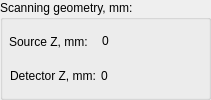
                    <widget class="QGroupBox" name="groupBox_13">
                     <property name="sizePolicy">
                      <sizepolicy hsizetype="Preferred" vsizetype="Fixed">
                       <horstretch>0</horstretch>
                       <verstretch>0</verstretch>
                      </sizepolicy>
                     </property>
                     <property name="minimumSize">
                      <size>
                       <width>0</width>
                       <height>65</height>
                      </size>
                     </property>
                     <property name="maximumSize">
                      <size>
                       <width>180</width>
                       <height>16777215</height>
                      </size>
                     </property>
                     <property name="title">
                      <string>Scanning geometry, mm:</string>
                     </property>
                     <layout class="QVBoxLayout" name="verticalLayout_11">
                      <property name="spacing">
                       <number>4</number>
                      </property>
                      <property name="leftMargin">
                       <number>6</number>
                      </property>
                      <property name="topMargin">
                       <number>6</number>
                      </property>
                      <property name="rightMargin">
                       <number>6</number>
                      </property>
                      <property name="bottomMargin">
                       <number>6</number>
                      </property>
                      <item>
                       <layout class="QHBoxLayout" name="horizontalLayout_91">
                        <property name="spacing">
                         <number>4</number>
                        </property>
                        <item>
                         <widget class="QLabel" name="label_42">
                          <property name="sizePolicy">
                           <sizepolicy hsizetype="Fixed" vsizetype="Preferred">
                            <horstretch>0</horstretch>
                            <verstretch>0</verstretch>
                           </sizepolicy>
                          </property>
                          <property name="font">
                           <font>
                            <weight>50</weight>
                            <bold>false</bold>
                           </font>
                          </property>
                          <property name="text">
                           <string>Source Z, mm:   </string>
                          </property>
                         </widget>
                        </item>
                        <item>
                         <widget class="QLabel" name="sourceZ">
                          <property name="sizePolicy">
                           <sizepolicy hsizetype="Fixed" vsizetype="Preferred">
                            <horstretch>0</horstretch>
                            <verstretch>0</verstretch>
                           </sizepolicy>
                          </property>
                          <property name="minimumSize">
                           <size>
                            <width>100</width>
                            <height>0</height>
                           </size>
                          </property>
                          <property name="maximumSize">
                           <size>
                            <width>100</width>
                            <height>16777215</height>
                           </size>
                          </property>
                          <property name="font">
                           <font>
                            <weight>50</weight>
                            <bold>false</bold>
                           </font>
                          </property>
                          <property name="text">
                           <string>0</string>
                          </property>
                          <property name="textInteractionFlags">
                           <set>Qt::LinksAccessibleByMouse|Qt::TextSelectableByKeyboard|Qt::TextSelectableByMouse</set>
                          </property>
                         </widget>
                        </item>
                       </layout>
                      </item>
                      <item>
                       <layout class="QHBoxLayout" name="horizontalLayout_89">
                        <property name="spacing">
                         <number>4</number>
                        </property>
                        <item>
                         <widget class="QLabel" name="label_43">
                          <property name="sizePolicy">
                           <sizepolicy hsizetype="Fixed" vsizetype="Preferred">
                            <horstretch>0</horstretch>
                            <verstretch>0</verstretch>
                           </sizepolicy>
                          </property>
                          <property name="font">
                           <font>
                            <weight>50</weight>
                            <bold>false</bold>
                           </font>
                          </property>
                          <property name="text">
                           <string>Detector Z, mm:</string>
                          </property>
                         </widget>
                        </item>
                        <item>
                         <widget class="QLabel" name="detectorZ">
                          <property name="sizePolicy">
                           <sizepolicy hsizetype="Fixed" vsizetype="Preferred">
                            <horstretch>0</horstretch>
                            <verstretch>0</verstretch>
                           </sizepolicy>
                          </property>
                          <property name="minimumSize">
                           <size>
                            <width>100</width>
                            <height>0</height>
                           </size>
                          </property>
                          <property name="maximumSize">
                           <size>
                            <width>100</width>
                            <height>16777215</height>
                           </size>
                          </property>
                          <property name="font">
                           <font>
                            <weight>50</weight>
                            <bold>false</bold>
                           </font>
                          </property>
                          <property name="text">
                           <string>0</string>
                          </property>
                          <property name="textInteractionFlags">
                           <set>Qt::LinksAccessibleByMouse|Qt::TextSelectableByKeyboard|Qt::TextSelectableByMouse</set>
                          </property>
                         </widget>
                        </item>
                       </layout>
                      </item>
                     </layout>
                    </widget>
